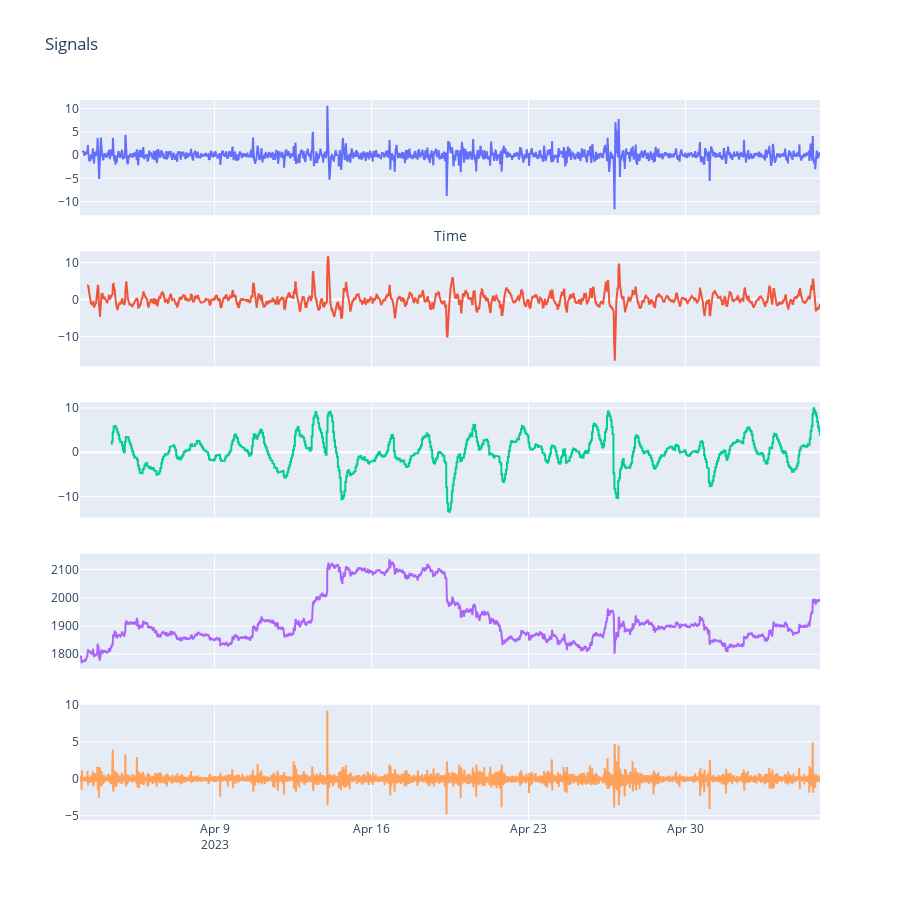

Notebook cell for this chart:
### Code cell
from src.utils.utils_plotly import subplots_plotly
dict_Y["open_price_5min"] = df['open_price_5min'].resample('5min').first()
dict_Y["macd_1min"] = df['macd_1min'].resample('5min').first().tolist()
subplots_plotly(df.resample('5min').first().index,dict_Y=dict_Y)
fig.show("browser")

### Figure 1 — Plotly figure (JSON) as saved in the notebook; plotly's stock layout.template omitted (floating-point values rounded to 4 significant figures; data arrays with more than 128 entries replaced by an {"elided": "..."} marker saying what was removed)
{"data": [{"mode": "lines", "name": "macd_5min", "showlegend": false, "type": "scatter", "x": {"elided": "9505 str values"}, "xaxis": "x", "y": {"elided": "9505 float values"}, "yaxis": "y"}, {"mode": "lines", "name": "macd_15min", "showlegend": false, "type": "scatter", "x": {"elided": "9505 str values"}, "xaxis": "x2", "y": {"elided": "9505 float values"}, "yaxis": "y2"}, {"mode": "lines", "name": "macd_1h", "showlegend": false, "type": "scatter", "x": {"elided": "9505 str values"}, "xaxis": "x3", "y": {"elided": "9505 float values"}, "yaxis": "y3"}, {"mode": "lines", "name": "open_price_5min", "showlegend": false, "type": "scatter", "x": {"elided": "9505 str values"}, "xaxis": "x4", "y": {"elided": "9505 float values"}, "yaxis": "y4"}, {"mode": "lines", "name": "macd_1min", "showlegend": false, "type": "scatter", "x": {"elided": "9505 str values"}, "xaxis": "x5", "y": {"elided": "9505 float values"}, "yaxis": "y5"}], "layout": {"height": 900, "title": {"text": "Signals"}, "xaxis": {"anchor": "y", "domain": [0, 1], "matches": "x5", "showticklabels": false, "title": {"text": "Time"}}, "xaxis2": {"anchor": "y2", "domain": [0, 1], "matches": "x5", "showticklabels": false}, "xaxis3": {"anchor": "y3", "domain": [0, 1], "matches": "x5", "showticklabels": false}, "xaxis4": {"anchor": "y4", "domain": [0, 1], "matches": "x5", "showticklabels": false}, "xaxis5": {"anchor": "y5", "domain": [0, 1]}, "yaxis": {"anchor": "x", "domain": [0.84, 1]}, "yaxis2": {"anchor": "x2", "domain": [0.63, 0.79]}, "yaxis3": {"anchor": "x3", "domain": [0.42, 0.58]}, "yaxis4": {"anchor": "x4", "domain": [0.21, 0.37]}, "yaxis5": {"anchor": "x5", "domain": [0, 0.16]}}}
